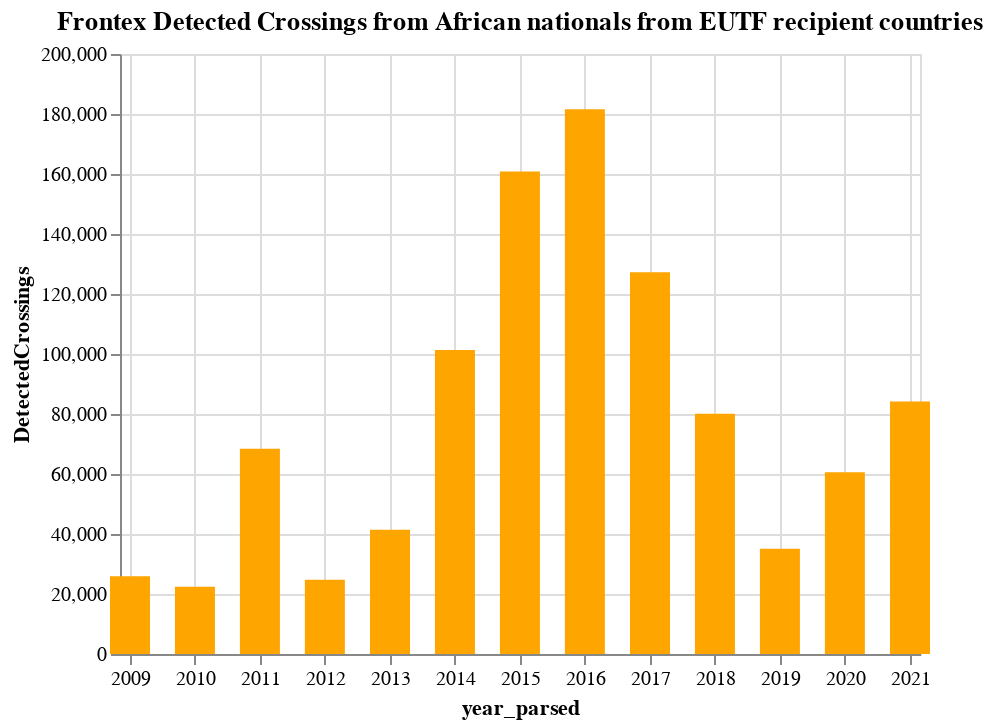

Notebook code cell kept with this figure:
### Code cell
alt.Chart(crossings_eutf_recipients_yearly, title='Frontex Detected Crossings from African nationals from EUTF recipient countries').mark_bar(width=20, color='orange').encode(
    x='year_parsed',
    y='DetectedCrossings',
)

### Figure 1 — Vega-Lite specification as saved in the notebook (floating-point values rounded to 4 significant figures)
{"config": {"view": {"continuousWidth": 400, "continuousHeight": 300}}, "data": {"name": "data-4a1ef15f1eb5c989dfd502b67675eac3"}, "mark": {"type": "bar", "color": "orange", "width": 20}, "encoding": {"x": {"type": "temporal", "field": "year_parsed"}, "y": {"type": "quantitative", "field": "DetectedCrossings"}}, "title": "Frontex Detected Crossings from African nationals from EUTF recipient countries", "$schema": "https://vega.github.io/schema/vega-lite/v4.8.1.json", "datasets": {"data-4a1ef15f1eb5c989dfd502b67675eac3": [{"year_parsed": "2009-01-01T00:00:00", "DetectedCrossings": 25900}, {"year_parsed": "2010-01-01T00:00:00", "DetectedCrossings": 22396}, {"year_parsed": "2011-01-01T00:00:00", "DetectedCrossings": 68382}, {"year_parsed": "2012-01-01T00:00:00", "DetectedCrossings": 24710}, {"year_parsed": "2013-01-01T00:00:00", "DetectedCrossings": 41384}, {"year_parsed": "2014-01-01T00:00:00", "DetectedCrossings": 101311}, {"year_parsed": "2015-01-01T00:00:00", "DetectedCrossings": 160823}, {"year_parsed": "2016-01-01T00:00:00", "DetectedCrossings": 181546}, {"year_parsed": "2017-01-01T00:00:00", "DetectedCrossings": 127248}, {"year_parsed": "2018-01-01T00:00:00", "DetectedCrossings": 80088}, {"year_parsed": "2019-01-01T00:00:00", "DetectedCrossings": 35121}, {"year_parsed": "2020-01-01T00:00:00", "DetectedCrossings": 60563}, {"year_parsed": "2021-01-01T00:00:00", "DetectedCrossings": 84159}]}}
